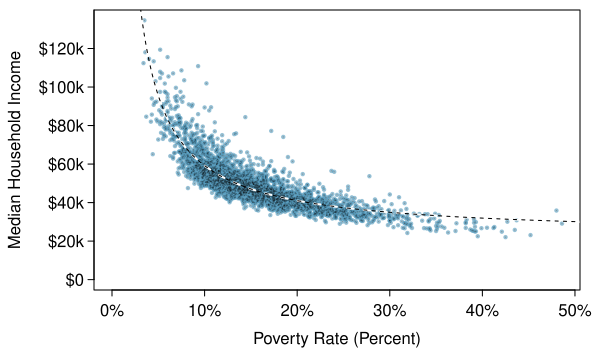

Write the R code that produced this figure.
library(openintro)
data(county)
data(COL)

ind <- 1088

myPDF("medianHHIncomePoverty.pdf", 6, 3.5,
      mar = c(3, 4.7, 0.5, 1),
      mgp = c(2.4, 0.5, 0))
x <- county$poverty
y <- county$median_hh_income
plot(x, y,
     pch = 20,
     cex = 0.7,
     col = COL[1, 3],
     xlim = c(0, max(x, na.rm = TRUE)),
     ylim = c(0, max(y, na.rm = TRUE)),
     xlab = "",
     ylab = "",
     axes = FALSE)
AxisInPercent(1, pretty(c(0, x)))
AxisInDollars(2, pretty(c(0, y)))
box()
points(x, y, pch = ".", col = COL[5, 4])
mtext("Poverty Rate (Percent)", 1, 1.9)
par(las = 0)
mtext("Median Household Income", 2, 3.5)
t1 <- x[ind]
t2 <- y[ind]
# lines(c(t1, t1), c(-1e5, t2), lty = 2, col = COL[4])
# lines(c(-1e5, t1), c(t2, t2), lty = 2, col = COL[4])
# points(t1, t2, col = COL[4])
m <- lm(y ~ I(1 / x))
x. <- seq(0.1, 100, 0.1)
y. <- m$coef[1] + m$coef[2] / x.
lines(x., y., lty = 2, lwd = 2, col = "white")
lines(x., y., lty = 2, lwd = 1, col = COL[5])

dev.off()

county[ind, ]
